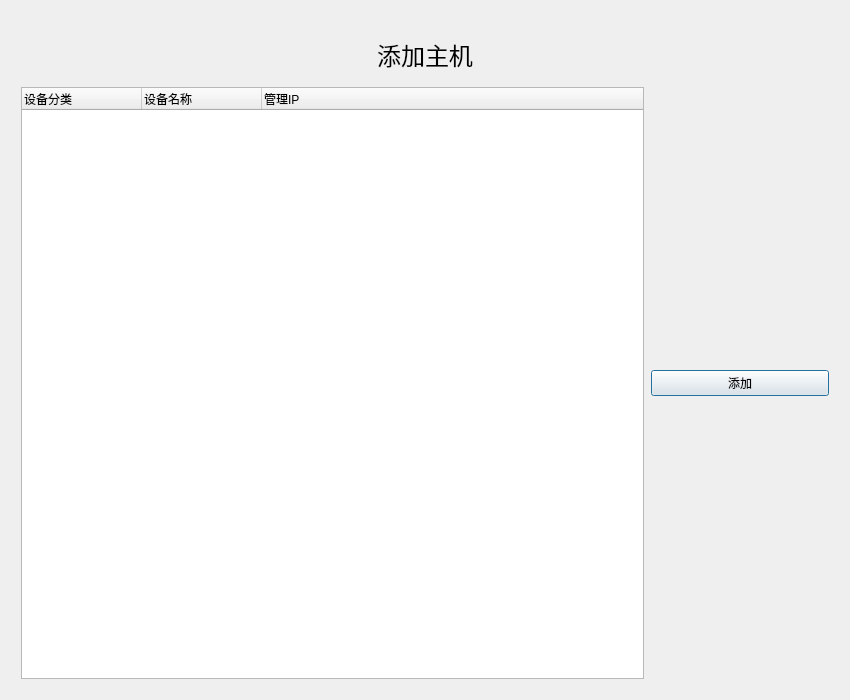
<?xml version="1.0" encoding="UTF-8"?>
<ui version="4.0">
 <class>addhost_win</class>
 <widget class="QDialog" name="addhost_win">
  <property name="windowModality">
   <enum>Qt::NonModal</enum>
  </property>
  <property name="geometry">
   <rect>
    <x>0</x>
    <y>0</y>
    <width>850</width>
    <height>700</height>
   </rect>
  </property>
  <property name="sizePolicy">
   <sizepolicy hsizetype="Expanding" vsizetype="Expanding">
    <horstretch>0</horstretch>
    <verstretch>0</verstretch>
   </sizepolicy>
  </property>
  <property name="windowTitle">
   <string>添加主机</string>
  </property>
  <property name="modal">
   <bool>true</bool>
  </property>
  <layout class="QHBoxLayout" name="horizontalLayout">
   <item>
    <layout class="QGridLayout" name="gridLayout" rowstretch="1,9" columnstretch="7,0,2">
     <property name="leftMargin">
      <number>10</number>
     </property>
     <property name="topMargin">
      <number>10</number>
     </property>
     <property name="rightMargin">
      <number>10</number>
     </property>
     <property name="bottomMargin">
      <number>10</number>
     </property>
     <property name="spacing">
      <number>0</number>
     </property>
     <item row="0" column="0" colspan="3">
      <widget class="QLabel" name="label">
       <property name="font">
        <font>
         <pointsize>18</pointsize>
        </font>
       </property>
       <property name="text">
        <string>添加主机</string>
       </property>
       <property name="alignment">
        <set>Qt::AlignCenter</set>
       </property>
      </widget>
     </item>
     <item row="1" column="0">
      <widget class="QTreeWidget" name="treeWidget">
       <property name="columnCount">
        <number>3</number>
       </property>
       <attribute name="headerDefaultSectionSize">
        <number>120</number>
       </attribute>
       <column>
        <property name="text">
         <string>设备分类</string>
        </property>
       </column>
       <column>
        <property name="text">
         <string>设备名称</string>
        </property>
       </column>
       <column>
        <property name="text">
         <string>管理IP</string>
        </property>
       </column>
      </widget>
     </item>
     <item row="1" column="2">
      <widget class="QPushButton" name="add_btn">
       <property name="text">
        <string>添加</string>
       </property>
      </widget>
     </item>
     <item row="1" column="1">
      <widget class="QLabel" name="label_2">
       <property name="text">
        <string/>
       </property>
      </widget>
     </item>
    </layout>
   </item>
  </layout>
 </widget>
 <resources/>
 <connections/>
</ui>
